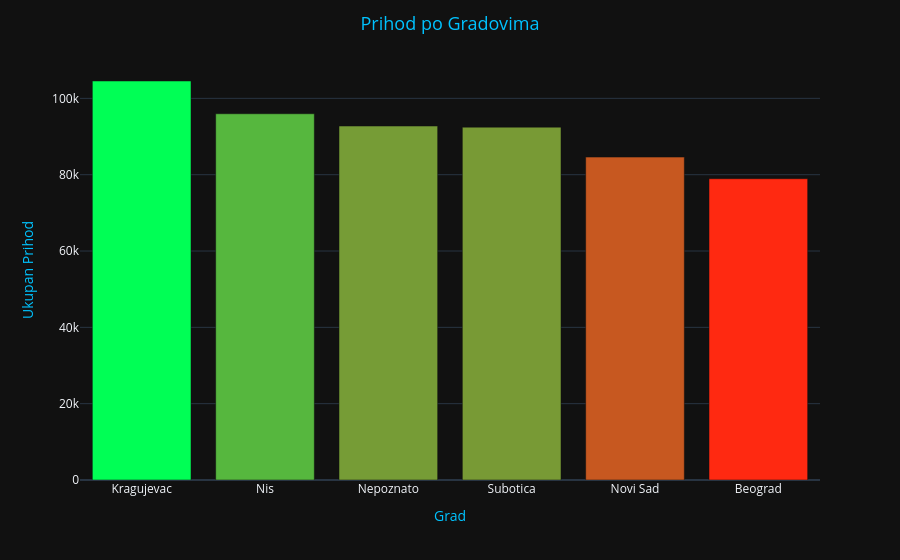

The cell this chart's notebook holds for it:
### Code cell
fig = px.bar(profit_po_gradu,
              x = "Grad",
              y = "suma",
              color = "suma",
              color_continuous_scale=["#FF2911", "#00FF55"],
              template="plotly_dark")

fig.update_layout(title=dict(text="Prihod po Gradovima", font=dict(size=18, color="#00C3FF"), xanchor="center", x=0.5), coloraxis_showscale=False)
fig.update_xaxes(title=dict(text="Grad", font=dict(size=14, color="#00C3FF")), nticks=13)
fig.update_yaxes(title=dict(text="Ukupan Prihod", font=dict(size=14, color="#00C3FF")))
fig.update_traces(hovertemplate="<b>Mesec</b>: %{x}<br><b>Prihod</b>: %{y:,.0f}")

fig.show()

### Figure 1 — Plotly figure (JSON) as saved in the notebook; plotly's stock layout.template omitted (floating-point values rounded to 4 significant figures)
{"data": [{"hovertemplate": "<b>Mesec</b>: %{x}<br><b>Prihod</b>: %{y:,.0f}", "legendgroup": "", "marker": {"color": [104600.0, 95960.0, 92750.0, 92460.0, 84610.0, 78940.0], "coloraxis": "coloraxis", "pattern": {"shape": ""}}, "name": "", "orientation": "v", "showlegend": false, "textposition": "auto", "type": "bar", "x": ["Kragujevac", "Nis", "Nepoznato", "Subotica", "Novi Sad", "Beograd"], "xaxis": "x", "y": [104600.0, 95960.0, 92750.0, 92460.0, 84610.0, 78940.0], "yaxis": "y"}], "layout": {"barmode": "relative", "coloraxis": {"colorbar": {"title": {"text": "suma"}}, "colorscale": [[0, "#FF2911"], [1, "#00FF55"]], "showscale": false}, "legend": {"tracegroupgap": 0}, "margin": {"t": 60}, "title": {"font": {"color": "#00C3FF", "size": 18}, "text": "Prihod po Gradovima", "x": 0.5, "xanchor": "center"}, "xaxis": {"anchor": "y", "domain": [0, 1], "nticks": 13, "title": {"font": {"color": "#00C3FF", "size": 14}, "text": "Grad"}}, "yaxis": {"anchor": "x", "domain": [0, 1], "title": {"font": {"color": "#00C3FF", "size": 14}, "text": "Ukupan Prihod"}}}}
